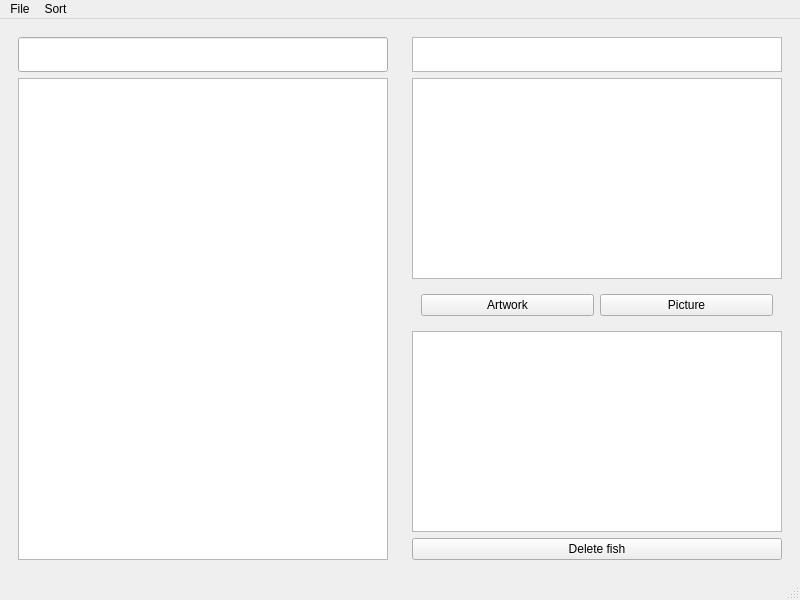
<?xml version="1.0" encoding="UTF-8"?>
<ui version="4.0">
 <class>MainWindow</class>
 <widget class="QMainWindow" name="MainWindow">
  <property name="geometry">
   <rect>
    <x>0</x>
    <y>0</y>
    <width>800</width>
    <height>600</height>
   </rect>
  </property>
  <property name="sizePolicy">
   <sizepolicy hsizetype="Fixed" vsizetype="Fixed">
    <horstretch>0</horstretch>
    <verstretch>0</verstretch>
   </sizepolicy>
  </property>
  <property name="minimumSize">
   <size>
    <width>800</width>
    <height>600</height>
   </size>
  </property>
  <property name="maximumSize">
   <size>
    <width>800</width>
    <height>600</height>
   </size>
  </property>
  <property name="windowTitle">
   <string>MainWindow</string>
  </property>
  <property name="autoFillBackground">
   <bool>false</bool>
  </property>
  <widget class="QWidget" name="centralwidget">
   <property name="layoutDirection">
    <enum>Qt::LayoutDirection::LeftToRight</enum>
   </property>
   <layout class="QHBoxLayout" name="horizontalLayout">
    <item>
     <widget class="QWidget" name="leftPane" native="true">
      <layout class="QVBoxLayout" name="verticalLayout" stretch="1,0">
       <item>
        <widget class="QLineEdit" name="fishSearchBar">
         <property name="minimumSize">
          <size>
           <width>0</width>
           <height>35</height>
          </size>
         </property>
         <property name="maximumSize">
          <size>
           <width>16777215</width>
           <height>35</height>
          </size>
         </property>
        </widget>
       </item>
       <item>
        <widget class="QListWidget" name="fishListWidget"/>
       </item>
      </layout>
     </widget>
    </item>
    <item>
     <widget class="QWidget" name="rightPane" native="true">
      <layout class="QVBoxLayout" name="verticalLayout_2" stretch="0,0,0,0,0">
       <item>
        <widget class="QPlainTextEdit" name="fishNameTextEdit">
         <property name="minimumSize">
          <size>
           <width>0</width>
           <height>35</height>
          </size>
         </property>
         <property name="maximumSize">
          <size>
           <width>16777215</width>
           <height>35</height>
          </size>
         </property>
        </widget>
       </item>
       <item>
        <widget class="QGraphicsView" name="fishGraphicsView"/>
       </item>
       <item>
        <widget class="QWidget" name="widget" native="true">
         <property name="maximumSize">
          <size>
           <width>16777215</width>
           <height>40</height>
          </size>
         </property>
         <layout class="QHBoxLayout" name="horizontalLayout_2">
          <item>
           <widget class="QPushButton" name="artButton">
            <property name="maximumSize">
             <size>
              <width>16777215</width>
              <height>30</height>
             </size>
            </property>
            <property name="text">
             <string>Artwork</string>
            </property>
           </widget>
          </item>
          <item>
           <widget class="QPushButton" name="photoButton">
            <property name="text">
             <string>Picture</string>
            </property>
           </widget>
          </item>
         </layout>
        </widget>
       </item>
       <item>
        <widget class="QPlainTextEdit" name="fishDescription"/>
       </item>
       <item>
        <widget class="QPushButton" name="deleteFishButton">
         <property name="text">
          <string>Delete fish</string>
         </property>
        </widget>
       </item>
      </layout>
     </widget>
    </item>
   </layout>
  </widget>
  <widget class="QMenuBar" name="menubar">
   <property name="geometry">
    <rect>
     <x>0</x>
     <y>0</y>
     <width>800</width>
     <height>22</height>
    </rect>
   </property>
   <widget class="QMenu" name="menuFile">
    <property name="title">
     <string>File</string>
    </property>
    <addaction name="actionNew_fish"/>
   </widget>
   <widget class="QMenu" name="menuSort">
    <property name="title">
     <string>Sort</string>
    </property>
    <addaction name="actionAlphebetical"/>
    <addaction name="actionCBA"/>
   </widget>
   <addaction name="menuFile"/>
   <addaction name="menuSort"/>
  </widget>
  <widget class="QStatusBar" name="statusbar"/>
  <action name="actionNew_fish">
   <property name="text">
    <string>New fish</string>
   </property>
  </action>
  <action name="actionAlphebetical">
   <property name="text">
    <string>ABC</string>
   </property>
  </action>
  <action name="actionCBA">
   <property name="text">
    <string>Reverse ABC</string>
   </property>
  </action>
 </widget>
 <resources/>
 <connections/>
</ui>
